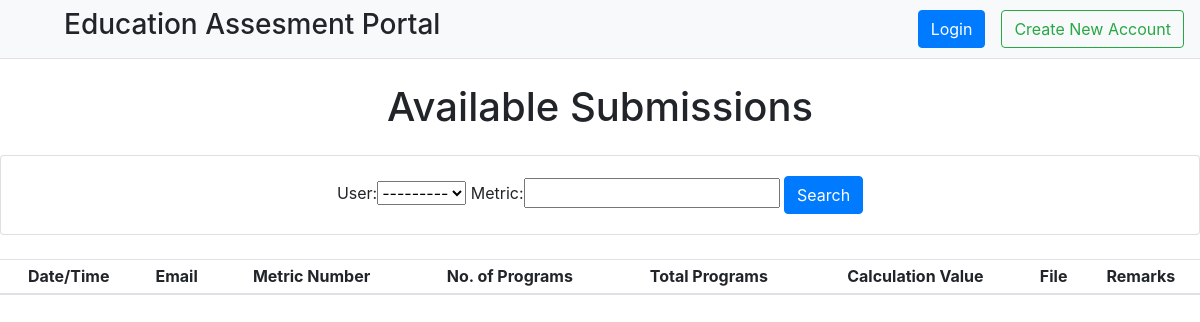
The app's page /submission, older data.
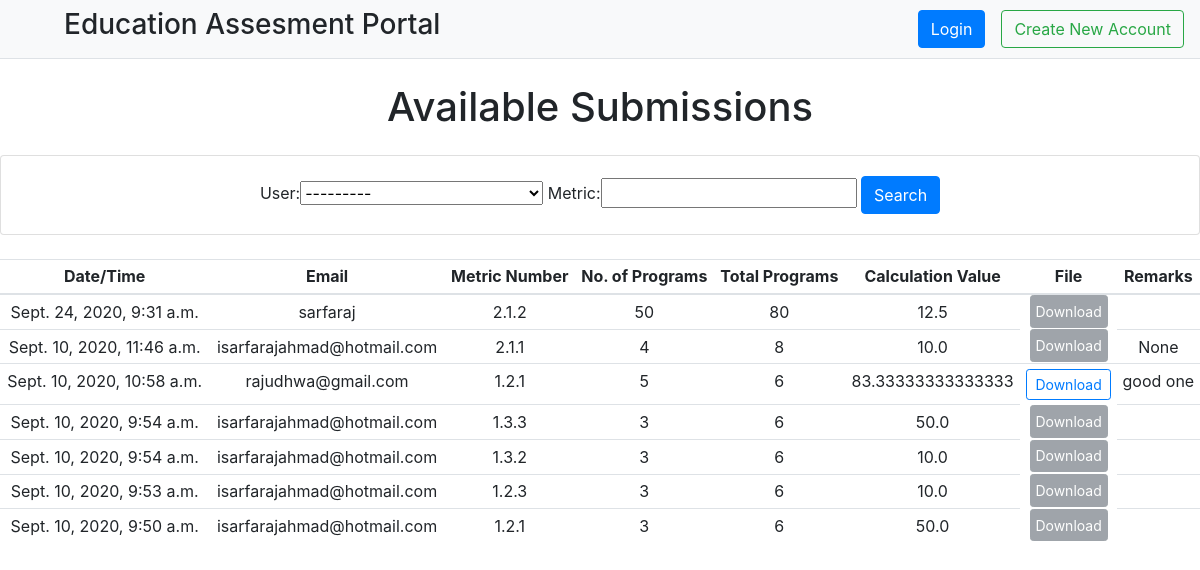
The same page, newer data.
### maths/models.py (models this page shows, shortened)
class Submission(models.Model):
    date = models.DateTimeField(auto_now_add=True, null=True)
    user = models.ForeignKey(User, on_delete=models.CASCADE, default=1)
    metric = models.CharField(max_length=100, null=True)
    subject1 = models.IntegerField(null=True)
    subject2 = models.IntegerField(null=True)
    value = models.FloatField(max_length=1000, null=True)
    file = models.FileField(upload_to='upload/files', null=True, blank=True)
    remarks = models.CharField(max_length=100, null=True, blank=True)

### maths/views.py (the view)
# urls.py: path('submission', views.submission, name='submission'),
def submission(request):
    reports = Submission.objects.all().order_by('-date')
    myFilter = SubmissionFilter(request.GET, queryset=reports)
    reports = myFilter.qs
    context = {
        'reports': reports,
        'myFilter': myFilter,
    }
    return render(request, 'submission.html', context)

### maths/templates/submission.html
{% extends 'main.html' %}
{% block content %}
<main>
    <div class="text-center">
        <h1 class="m-4">Available Submissions</h1>
        <div class="row">
            <div class="col">
                <div class="card card-body">
                    <form method="GET">
                        {{myFilter.form}}
                        <button class="btn btn-primary" type="submit">Search</button>
                    </form>
                </div>
            </div>
        </div>
        <br>
        <table class="table table-sm">
            <thead>
                <tr>
                    <th scope="col">Date/Time</th>
                    <th scope="col">Email</th>
                    <th scope="col">Metric Number</th>
                    <th scope="col">No. of Programs</th>
                    <th scope="col">Total Programs</th>
                    <th scope="col">Calculation Value</th>
                    <th scope="col">File</th>
                    <th scope="col">Remarks</th>
                </tr>
            </thead>
            <tbody id="menu">
                {% for report in reports %}
                <tr>
                    <td>{{report.date}}</td>
                    <td>{{report.user}}</td>
                    <td>{{report.metric}}</td>
                    <td>{{report.subject1}}</td>
                    <td>{{report.subject2}}</td>
                    <td>{{report.value}}</td>
                    {% if report.file %}
                    <td><a class="btn btn-outline-primary btn-sm" href="{{report.file.url}}">Download</a></td>
                    {% else %}
                    <td class="btn btn-secondary btn-sm disabled">Download</td>
                    {% endif %}
                    <td>{{report.remarks}}</td>
                </tr>
                {% endfor %}
            </tbody>
        </table>
    </div>
</main>
{% endblock content %}

### maths/templates/main.html (shortened to what this page needs)
{% load static %}
<!DOCTYPE html>
<html lang="en">
<head>
    <link rel="stylesheet" href="https://stackpath.bootstrapcdn.com/bootstrap/4.4.1/css/bootstrap.min.css"
>
    <link rel="stylesheet" href="{% static 'css/style3.css' %}">
    <link rel="stylesheet" href="https://cdnjs.cloudflare.com/ajax/libs/font-awesome/5.13.1/css/all.min.css">
</head>
<body>
    <div class="d-flex" id="wrapper">
        <div id="page-content-wrapper">
            <nav class="navbar navbar-expand-lg navbar-light bg-light border-bottom">
                <h3 class="ml-5">Education Assesment Portal</h3>
                <div class="collapse navbar-collapse" id="navbarSupportedContent">
                    <ul class="navbar-nav ml-auto mt-2 mt-lg-0">
                        {% if user.is_authenticated %}
                        <li class="nav-item active">
                            <a class="nav-link">Hello, {{user.first_name}}</a>
                        </li>
                        <li class="nav-item active">
                            <a class="nav-link" href="/">Dashboard<span class="sr-only">(current)</span></a>
                        </li>
                        {% if user.is_staff %}
                        <li class="nav-item active">
                            <a class="nav-link" href="/admin/maths/submission/">Submisssion</a>
                        </li>
                        {% endif %}
                        <li class="nav-item active dropdown">
                            <a class="nav-link dropdown-toggle" href="#" id="navbarDropdown" role="button"
                                data-toggle="dropdown" aria-haspopup="true" aria-expanded="false">
                                Account
                            </a>
                            <div class="dropdown-menu dropdown-menu-right" aria-labelledby="navbarDropdown">
                                <a class="dropdown-item" href="/report/{{user.id}}">Report</a>
                                <div class="dropdown-divider"></div>
                                <a class="dropdown-item" href="/logout">Logout</a>
                            </div>
                        </li>
                        {% else %}
                        <button type="button" class="btn btn-primary" data-toggle="modal" data-target="#login">
                            Login
                        </button>
                        <li class="nav-item active ml-3">
                            <a class="btn btn-outline-success" href="/register">Create New Account</a>
                        </li>
                        {% endif %}
                    </ul>
                </div>
            </nav>
            {% block content %}
            {% endblock content %}
        </div>
    </div>
</body>
</html>

### static/css/style3.css (style rules this page uses)
#wrapper { overflow-x: hidden; }
#page-content-wrapper { min-width: 100vw; }
@media (min-width: 768px) { #page-content-wrapper { min-width: 0; width: 100%; } }

Row changes from the older to the newer data that the page shows:
added Submission: date "Sept. 24, 2020, 9:31 a.m.", user "sarfaraj", metric "2.1.2", subject1 "50", subject2 "80", value "12.5", file "Download"
added Submission: date "Sept. 10, 2020, 11:46 a.m.", user "isarfarajahmad@hotmail.com", metric "2.1.1", subject1 "4", subject2 "8", value "10.0", file "Download", remarks "None"
added Submission: date "Sept. 10, 2020, 10:58 a.m.", user "rajudhwa@gmail.com", metric "1.2.1", subject1 "5", subject2 "6", value "83.33333333333333", remarks "good one"
added Submission: date "Sept. 10, 2020, 9:54 a.m.", user "isarfarajahmad@hotmail.com", metric "1.3.3", subject1 "3", subject2 "6", value "50.0", file "Download"
added Submission: date "Sept. 10, 2020, 9:54 a.m.", user "isarfarajahmad@hotmail.com", metric "1.3.2", subject1 "3", subject2 "6", value "10.0", file "Download"
added Submission: date "Sept. 10, 2020, 9:53 a.m.", user "isarfarajahmad@hotmail.com", metric "1.2.3", subject1 "3", subject2 "6", value "10.0", file "Download"
added Submission: date "Sept. 10, 2020, 9:50 a.m.", user "isarfarajahmad@hotmail.com", metric "1.2.1", subject1 "3", subject2 "6", value "50.0", file "Download"
